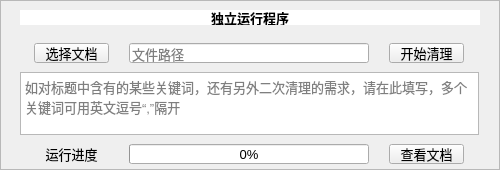
            <widget class="QFrame" name="frame">
                <property name="geometry">
                    <rect>
                        <x>510</x>
                        <y>430</y>
                        <width>500</width>
                        <height>170</height>
                    </rect>
                </property>
                <property name="minimumSize">
                    <size>
                        <width>500</width>
                        <height>170</height>
                    </size>
                </property>
                <property name="maximumSize">
                    <size>
                        <width>500</width>
                        <height>170</height>
                    </size>
                </property>
                <property name="frameShape">
                    <enum>QFrame::StyledPanel</enum>
                </property>
                <property name="frameShadow">
                    <enum>QFrame::Raised</enum>
                </property>
                <widget class="QLabel" name="label_28">
                    <property name="geometry">
                        <rect>
                            <x>20</x>
                            <y>10</y>
                            <width>460</width>
                            <height>15</height>
                        </rect>
                    </property>
                    <property name="minimumSize">
                        <size>
                            <width>460</width>
                            <height>15</height>
                        </size>
                    </property>
                    <property name="maximumSize">
                        <size>
                            <width>460</width>
                            <height>15</height>
                        </size>
                    </property>
                    <property name="font">
                        <font>
                            <pointsize>10</pointsize>
                            <bold>true</bold>
                            <underline>false</underline>
                            <stylestrategy>PreferDefault</stylestrategy>
                        </font>
                    </property>
                    <property name="styleSheet">
                        <string notr="true">background-color:rgb(255,255,255)</string>
                    </property>
                    <property name="text">
                        <string>独立运行程序</string>
                    </property>
                    <property name="scaledContents">
                        <bool>false</bool>
                    </property>
                    <property name="alignment">
                        <set>Qt::AlignCenter</set>
                    </property>
                    <property name="wordWrap">
                        <bool>false</bool>
                    </property>
                    <property name="margin">
                        <number>0</number>
                    </property>
                </widget>
                <widget class="QWidget" name="layoutWidget_3">
                    <property name="geometry">
                        <rect>
                            <x>20</x>
                            <y>40</y>
                            <width>461</width>
                            <height>129</height>
                        </rect>
                    </property>
                    <layout class="QVBoxLayout" name="verticalLayout_3">
                        <item>
                            <layout class="QHBoxLayout" name="horizontalLayout_30">
                                <item>
                                    <widget class="QPushButton" name="btn_chooseDoc">
                                        <property name="minimumSize">
                                            <size>
                                                <width>75</width>
                                                <height>20</height>
                                            </size>
                                        </property>
                                        <property name="maximumSize">
                                            <size>
                                                <width>75</width>
                                                <height>20</height>
                                            </size>
                                        </property>
                                        <property name="font">
                                            <font>
                                                <pointsize>10</pointsize>
                                                <bold>false</bold>
                                                <underline>false</underline>
                                                <stylestrategy>PreferDefault</stylestrategy>
                                            </font>
                                        </property>
                                        <property name="text">
                                            <string>选择文档</string>
                                        </property>
                                    </widget>
                                </item>
                                <item>
                                    <widget class="QLineEdit" name="le_docPath">
                                        <property name="minimumSize">
                                            <size>
                                                <width>240</width>
                                                <height>20</height>
                                            </size>
                                        </property>
                                        <property name="maximumSize">
                                            <size>
                                                <width>240</width>
                                                <height>20</height>
                                            </size>
                                        </property>
                                        <property name="font">
                                            <font>
                                                <pointsize>10</pointsize>
                                                <bold>false</bold>
                                                <underline>false</underline>
                                                <stylestrategy>PreferDefault</stylestrategy>
                                            </font>
                                        </property>
                                        <property name="placeholderText">
                                            <string>文件路径</string>
                                        </property>
                                    </widget>
                                </item>
                                <item>
                                    <widget class="QPushButton" name="btn_startClean">
                                        <property name="minimumSize">
                                            <size>
                                                <width>75</width>
                                                <height>20</height>
                                            </size>
                                        </property>
                                        <property name="maximumSize">
                                            <size>
                                                <width>75</width>
                                                <height>20</height>
                                            </size>
                                        </property>
                                        <property name="font">
                                            <font>
                                                <pointsize>10</pointsize>
                                                <bold>false</bold>
                                                <underline>false</underline>
                                                <stylestrategy>PreferDefault</stylestrategy>
                                            </font>
                                        </property>
                                        <property name="text">
                                            <string>开始清理</string>
                                        </property>
                                    </widget>
                                </item>
                            </layout>
                        </item>
                        <item>
                            <widget class="QPlainTextEdit" name="pte_clean_gjc">
                                <property name="minimumSize">
                                    <size>
                                        <width>459</width>
                                        <height>63</height>
                                    </size>
                                </property>
                                <property name="maximumSize">
                                    <size>
                                        <width>459</width>
                                        <height>63</height>
                                    </size>
                                </property>
                                <property name="font">
                                    <font>
                                        <pointsize>10</pointsize>
                                        <bold>false</bold>
                                        <underline>false</underline>
                                        <stylestrategy>PreferDefault</stylestrategy>
                                    </font>
                                </property>
                                <property name="placeholderText">
                                    <string>如对标题中含有的某些关键词，还有另外二次清理的需求，请在此填写，多个关键词可用英文逗号“,”隔开</string>
                                </property>
                            </widget>
                        </item>
                        <item>
                            <layout class="QHBoxLayout" name="horizontalLayout_31">
                                <item>
                                    <widget class="QLabel" name="label_27">
                                        <property name="minimumSize">
                                            <size>
                                                <width>75</width>
                                                <height>20</height>
                                            </size>
                                        </property>
                                        <property name="maximumSize">
                                            <size>
                                                <width>75</width>
                                                <height>20</height>
                                            </size>
                                        </property>
                                        <property name="font">
                                            <font>
                                                <pointsize>10</pointsize>
                                                <bold>false</bold>
                                                <underline>false</underline>
                                                <stylestrategy>PreferDefault</stylestrategy>
                                            </font>
                                        </property>
                                        <property name="layoutDirection">
                                            <enum>Qt::LeftToRight</enum>
                                        </property>
                                        <property name="autoFillBackground">
                                            <bool>false</bool>
                                        </property>
                                        <property name="text">
                                            <string>运行进度</string>
                                        </property>
                                        <property name="alignment">
                                            <set>Qt::AlignCenter</set>
                                        </property>
                                    </widget>
                                </item>
                                <item>
                                    <widget class="QProgressBar" name="pb_docClearProgressBar">
                                        <property name="minimumSize">
                                            <size>
                                                <width>240</width>
                                                <height>20</height>
                                            </size>
                                        </property>
                                        <property name="maximumSize">
                                            <size>
                                                <width>240</width>
                                                <height>20</height>
                                            </size>
                                        </property>
                                        <property name="font">
                                            <font>
                                                <pointsize>10</pointsize>
                                                <bold>false</bold>
                                                <underline>false</underline>
                                                <stylestrategy>PreferDefault</stylestrategy>
                                            </font>
                                        </property>
                                        <property name="value">
                                            <number>0</number>
                                        </property>
                                        <property name="alignment">
                                            <set>Qt::AlignLeading|Qt::AlignLeft|Qt::AlignTop</set>
                                        </property>
                                    </widget>
                                </item>
                                <item>
                                    <widget class="QPushButton" name="btn_openDoc">
                                        <property name="minimumSize">
                                            <size>
                                                <width>75</width>
                                                <height>20</height>
                                            </size>
                                        </property>
                                        <property name="maximumSize">
                                            <size>
                                                <width>75</width>
                                                <height>20</height>
                                            </size>
                                        </property>
                                        <property name="font">
                                            <font>
                                                <pointsize>10</pointsize>
                                                <bold>false</bold>
                                                <underline>false</underline>
                                                <stylestrategy>PreferDefault</stylestrategy>
                                            </font>
                                        </property>
                                        <property name="text">
                                            <string>查看文档</string>
                                        </property>
                                    </widget>
                                </item>
                            </layout>
                        </item>
                    </layout>
                </widget>
            </widget>
